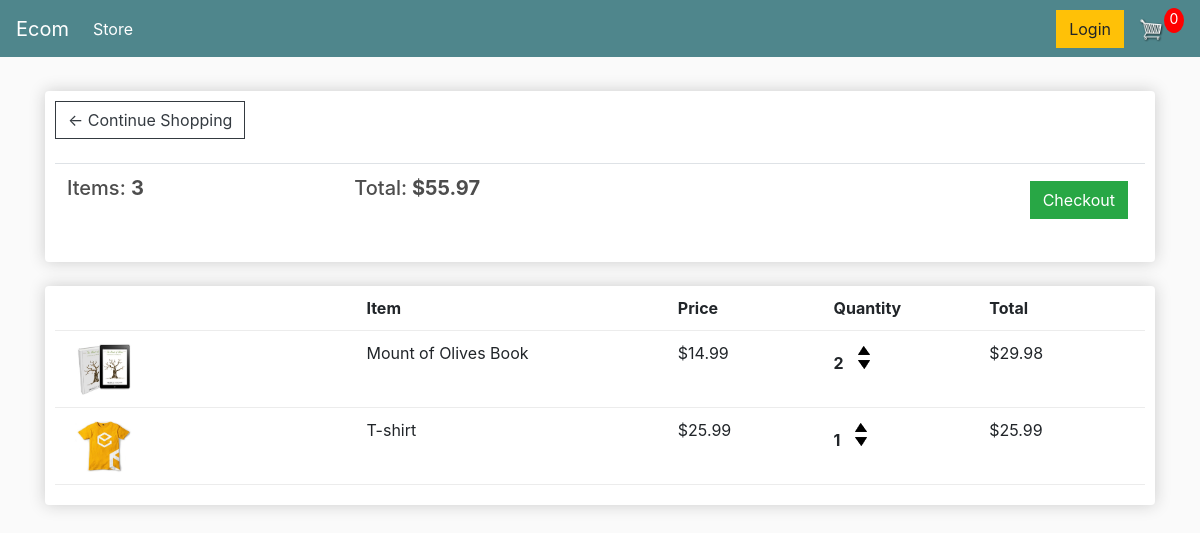
/cart/ (signed in), run on an earlier commit of the app's database.
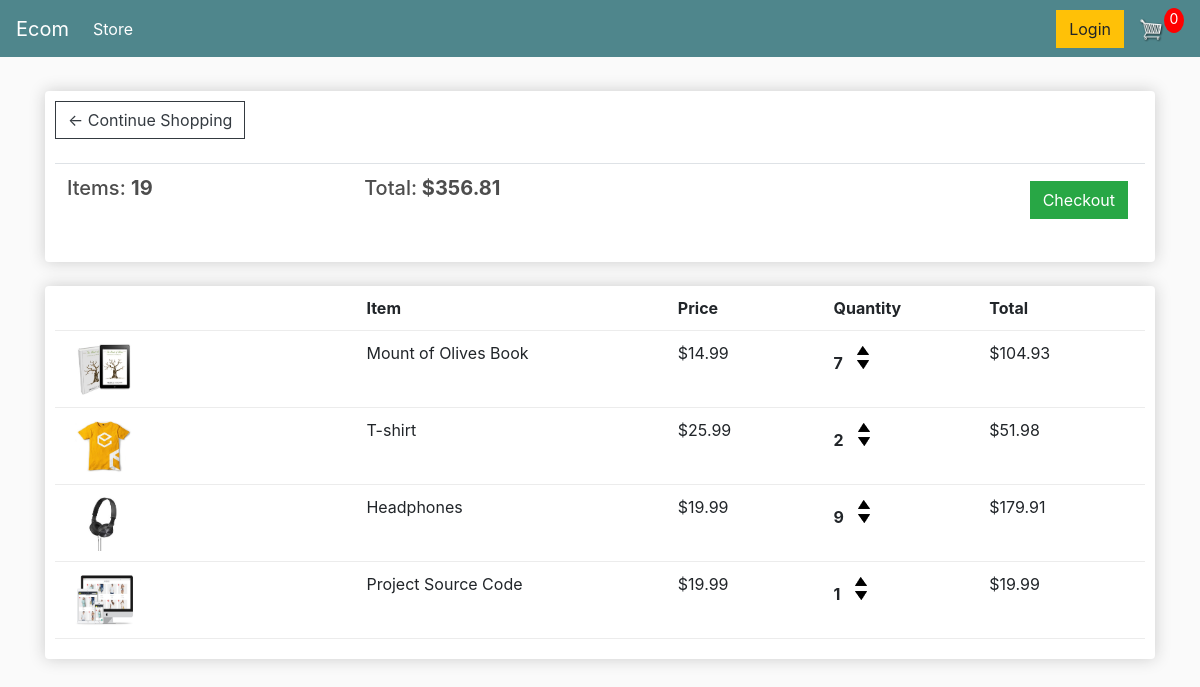
And on a later commit of the database.
### store/models.py (models this page shows, shortened)
class Order(models.Model):
	customer = models.ForeignKey(Customer, on_delete=models.SET_NULL, null=True, blank=True)
	date_ordered = models.DateTimeField(auto_now_add=True)
	complete = models.BooleanField(default=False)
	transaction_id = models.CharField(max_length=100, null=True)
	@property
	def get_cart_total(self):
		orderitems = self.orderitem_set.all()
		total = sum([item.get_total for item in orderitems])
		return total
	@property
	def get_cart_items(self):
		orderitems = self.orderitem_set.all()
		total = sum([item.quantity for item in orderitems])
		return total

class OrderItem(models.Model):
	product = models.ForeignKey(Product, on_delete=models.SET_NULL, null=True)
	order = models.ForeignKey(Order, on_delete=models.SET_NULL, null=True)
	quantity = models.IntegerField(default=0, null=True, blank=True)
	date_added = models.DateTimeField(auto_now_add=True)
	@property
	def get_total(self):
		total = self.product.price * self.quantity
		return total

class Product(models.Model):
	name = models.CharField(max_length=200)
	price = models.FloatField()
	digital = models.BooleanField(default=False,null=True, blank=True)
	image = models.ImageField(null=True, blank=True)
	@property
	def imageURL(self):
		try:
			url = self.image.url
		except:
			url = ''
		return url

### store/views.py (the view)
# urls.py: path('cart/', views.cart, name="cart"),
def cart(request):
	if request.user.is_authenticated:
		customer = request.user.customer
		order, created = Order.objects.get_or_create(customer=customer, complete=False)
		items = order.orderitem_set.all()
	else:
		items = []
		order = {'get_cart_total':0, 'get_cart_items':0}
	context = {'items':items, 'order':order}
	return render(request, 'store/cart.html', context)

### store/templates/store/cart.html
{% extends 'store/main.html' %}
{% load static %}
{% block content %}
	<div class="row">
		<div class="col-lg-12">
			<div class="box-element">
				<a  class="btn btn-outline-dark" href="{% url 'store' %}">&#x2190; Continue Shopping</a>
				<br>
				<br>
				<table class="table">
					<tr>
						<th><h5>Items: <strong>{{order.get_cart_items}}</strong></h5></th>
						<th><h5>Total:<strong> ${{order.get_cart_total|floatformat:2}}</strong></h5></th>
						<th>
							<a  style="float:right; margin:5px;" class="btn btn-success" href="{% url 'checkout' %}">Checkout</a>
						</th>
					</tr>
				</table>
			</div>
			<br>
			<div class="box-element">
				<div class="cart-row">
					<div style="flex:2"></div>
					<div style="flex:2"><strong>Item</strong></div>
					<div style="flex:1"><strong>Price</strong></div>
					<div style="flex:1"><strong>Quantity</strong></div>
					<div style="flex:1"><strong>Total</strong></div>
				</div>
				{% for item in items %}
				<div class="cart-row">
					<div style="flex:2"><img class="row-image" src="{{item.product.imageURL}}"></div>
					<div style="flex:2"><p>{{item.product.name}}</p></div>
					<div style="flex:1"><p>${{item.product.price|floatformat:2}}</p></div>
					<div style="flex:1">
						<p class="quantity">{{item.quantity}}</p>
						<div class="quantity">
							<img data-product="{{item.product.id}}" data-action="add" class="chg-quantity update-cart" src="{% static  'images/arrow-up.png' %}">
							<img data-product="{{item.product.id}}" data-action="remove" class="chg-quantity update-cart" src="{% static  'images/arrow-down.png' %}">
						</div>
					</div>
					<div style="flex:1"><p>${{item.get_total|floatformat:2}}</p></div>
				</div>
				{% endfor %}
			</div>
		</div>
	</div>
{% endblock content %}

What changed in the data, as far as the page shows it:
changed through a linked row, Order: get_cart_items "3" → "19"; get_cart_total "55.97" → "356.81"
changed OrderItem "Mount of Olives Book": quantity "2" → "7"; get_total "29.98" → "104.93"
changed OrderItem "T-shirt": quantity "1" → "2"; get_total "25.99" → "51.98"
added OrderItem: product.imageURL (picture), product.name "Headphones", product.price "19.99", quantity "9", get_total "179.91"
added OrderItem: product.imageURL (picture), product.name "Project Source Code", product.price "19.99", quantity "1", get_total "19.99"
